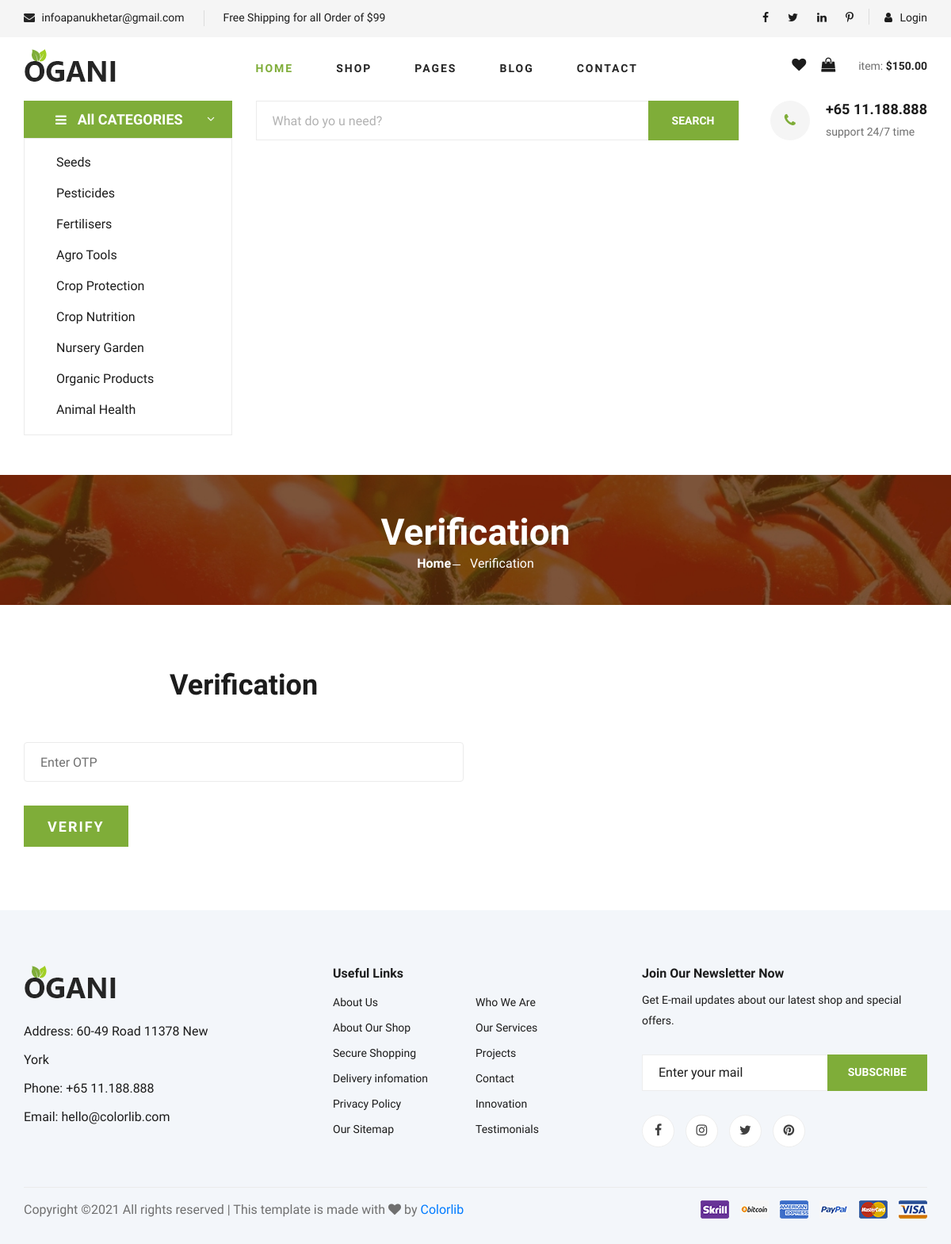
Screenshot of /check_otp/ with the database file from the repository.
### ApanuKhetarApp/models.py (models this page shows, shortened)
class Category(models.Model):
    Category_Name = models.CharField(max_length=100)

### ApanuKhetarApp/views.py (the view)
# urls.py: path('check_otp/',views.check_otp,name="check_otp"),
def check_otp(request):
    if request.method == 'POST':
        votp = request.POST['fotp']
        vgen_otp = request.POST['gen_otp']
        vemail = request.POST['femail']
        print(votp)
        print(vgen_otp)
        UserLogin = User.objects.get(Email=vemail)
        if UserLogin:
            UserLogin.Status="Active"
            UserLogin.save()
            request.session['name']=UserLogin.FirstName
            request.session['email']=UserLogin.Email
            print("--login Sucessfully--")
            return render(request,'index.html',data)
        if votp == vgen_otp:
            user=User.objects.create(FirstName=u.FirstName, LastName=u.LastName, Email=u.Email, Password=u.Password, Status="Active")
            request.session['name']=user.FirstName
            request.session['email']=user.Email
            print(request.session.name)
            print(request.session.email)
            print(user)
            return render(request,'index.html',data)
        else:
            msg="OTP is Wrong. Please Enter Valid OTP."
            return render(request,'otp_signup.html',{'msg':msg,'gen_otp':vgen_otp},data)
    else:
        return render(request,'otp_signup.html',data)

### ApanuKhetarApp/templates/otp_signup.html (shortened to what this page needs)
{% extends 'base.html' %}
{% load static %}
{% block content %}
<section class="hero">
    <div class="container">
        <div class="row">
            <div class="col-lg-3">
                <div class="hero__categories">
                    <div class="hero__categories__all">
                        <i class="fa fa-bars"></i>
                        <span>All CATEGORIES</span>
                    </div>
                    <ul>
                        {% for i in category %}
                        <li><a href="#">{{i.Category_Name}}</a>
                        </li>
                        {% endfor %}
                    </ul>
                </div>
            </div>
            <div class="col-lg-9">
                <div class="hero__search">
                    <div class="hero__search__form">
                        <form action="#">
                            <input type="text" placeholder="What do yo u need?">
                            <button type="submit" class="site-btn">SEARCH</button>
                        </form>
                    </div>
                    <div class="hero__search__phone">
                        <div class="hero__search__phone__icon">
                            <i class="fa fa-phone"></i>
                        </div>
                        <div class="hero__search__phone__text">
                            <h5>+65 11.188.888</h5>
                            <span>support 24/7 time</span>
                        </div>
                    </div>
                </div>
            </div>
        </div>
    </div>
</section>
<section class="breadcrumb-section set-bg" data-setbg="{% static 'img/breadcrumb.jpg' %}">
    <div class="container">
        <div class="row">
            <div class="col-lg-12 text-center">
                <div class="breadcrumb__text">
                    <h2>Verification</h2>
                    <div class="breadcrumb__option">
                        <a href="./index.html">Home</a>
                        <span>Verification</span>
                    </div>
                </div>
            </div>
        </div>
    </div>
</section>
<div class="contact-form spad">
    <div class="container">
        <div class="row">
            <div class="col-lg-6">
                <div class="contact__form__title">
                    <h2>Verification</h2>
                </div>
                <form action="{% url 'check_otp' %}" method="post">
                    <div class="row">
                        <div class="col-lg-12">
                            <input type="text" placeholder="Enter OTP" name="fotp">
                        </div>
                        <div class="col-lg-12" text-center>
                            <button type="submit" class="site-btn">Verify</button>
                        </div>
                    </div>
                </form>
            </div>
        </div>
    </div>
</div>
{% endblock %}

### ApanuKhetarApp/static/css/style.css (style rules this page uses)
html, body { height: 100%; font-family: "Cairo", sans-serif; -webkit-font-smoothing: antialiased; font-smoothing: antialiased; }
h1, h2, h3, h4, h5, h6 { margin: 0; color: #111111; font-weight: 400; font-family: "Cairo", sans-serif; }
h2 { font-size: 36px; }
h5 { font-size: 18px; }
ul, ol { padding: 0; margin: 0; }
.set-bg { background-repeat: no-repeat; background-size: cover; background-position: top center; }
.spad { padding-top: 100px; padding-bottom: 100px; }
.site-btn { font-size: 14px; color: #ffffff; font-weight: 800; text-transform: uppercase; display: inline-block; padding: 13px 30px 12px; background: #7fad39; border: none; }
.hero { padding-bottom: 50px; }
.hero__categories__all { background: #7fad39; position: relative; padding: 10px 25px 10px 40px; cursor: pointer; }
.hero__categories__all i { font-size: 16px; color: #ffffff; margin-right: 10px; }
.hero__categories__all span { font-size: 18px; font-weight: 700; color: #ffffff; }
.hero__categories__all:after { position: absolute; right: 18px; top: 9px; content: "3"; font-family: "ElegantIcons"; font-size: 18px; color: #ffffff; }
.hero__categories ul { border: 1px solid #ebebeb; padding-left: 40px; padding-top: 10px; padding-bottom: 12px; }
.hero__categories ul li { list-style: none; }
.hero__categories ul li a { font-size: 16px; color: #1c1c1c; line-height: 39px; display: block; }
.hero__search { overflow: hidden; margin-bottom: 30px; }
.hero__search__form { width: 610px; height: 50px; border: 1px solid #ebebeb; position: relative; float: left; }
.hero__search__form form input { width: 70%; border: none; height: 48px; font-size: 16px; color: #b2b2b2; padding-left: 20px; }
.hero__search__form form input::placeholder { color: #b2b2b2; }
.hero__search__form form button { position: absolute; right: 0; top: -1px; height: 50px; }
.hero__search__phone { float: right; }
.hero__search__phone__icon { font-size: 18px; color: #7fad39; height: 50px; width: 50px; background: #f5f5f5; line-height: 50px; text-align: center; border-radius: 50%; float: left; margin-right: 20px; }
.hero__search__phone__text { overflow: hidden; }
.hero__search__phone__text h5 { color: #1c1c1c; font-weight: 700; margin-bottom: 5px; }
.hero__search__phone__text span { font-size: 14px; color: #6f6f6f; }
.breadcrumb-section { display: flex; align-items: center; padding: 45px 0 40px; }
.breadcrumb__text h2 { font-size: 46px; color: #ffffff; font-weight: 700; }
.breadcrumb__option a { display: inline-block; font-size: 16px; color: #ffffff; font-weight: 700; margin-right: 20px; position: relative; }
.breadcrumb__option a:after { position: absolute; right: -12px; top: 13px; height: 1px; width: 10px; background: #ffffff; content: ""; }
.breadcrumb__option span { display: inline-block; font-size: 16px; color: #ffffff; }
.contact__form__title { margin-bottom: 50px; text-align: center; }
.contact__form__title h2 { color: #1c1c1c; font-weight: 700; }
.contact-form { padding-top: 80px; padding-bottom: 80px; }
.contact-form form input { width: 100%; height: 50px; font-size: 16px; color: #6f6f6f; padding-left: 20px; margin-bottom: 30px; border: 1px solid #ebebeb; border-radius: 4px; }
.contact-form form input::placeholder { color: #6f6f6f; }
.contact-form form button { font-size: 18px; letter-spacing: 2px; }
@media only screen and (min-width: 1200px) { .container { max-width: 1170px; } }

### rows the page displays
Category: Category_Name "Seeds"
Category: Category_Name "Pesticides"
Category: Category_Name "Fertilisers"
Category: Category_Name "Agro Tools"
Category: Category_Name "Crop Protection"
Category: Category_Name "Crop Nutrition"
Category: Category_Name "Nursery Garden"
Category: Category_Name "Organic Products"
Category: Category_Name "Animal Health"
